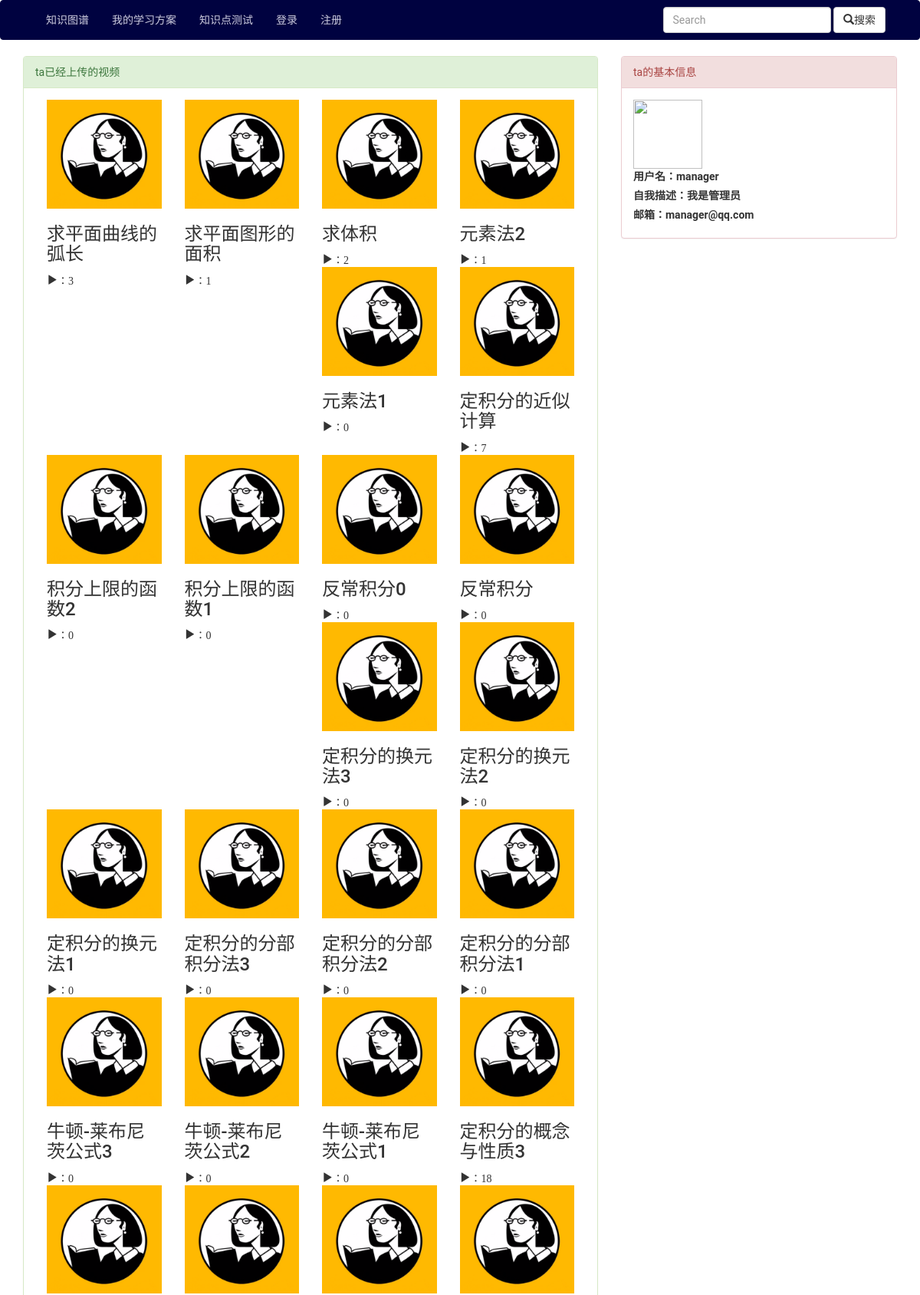
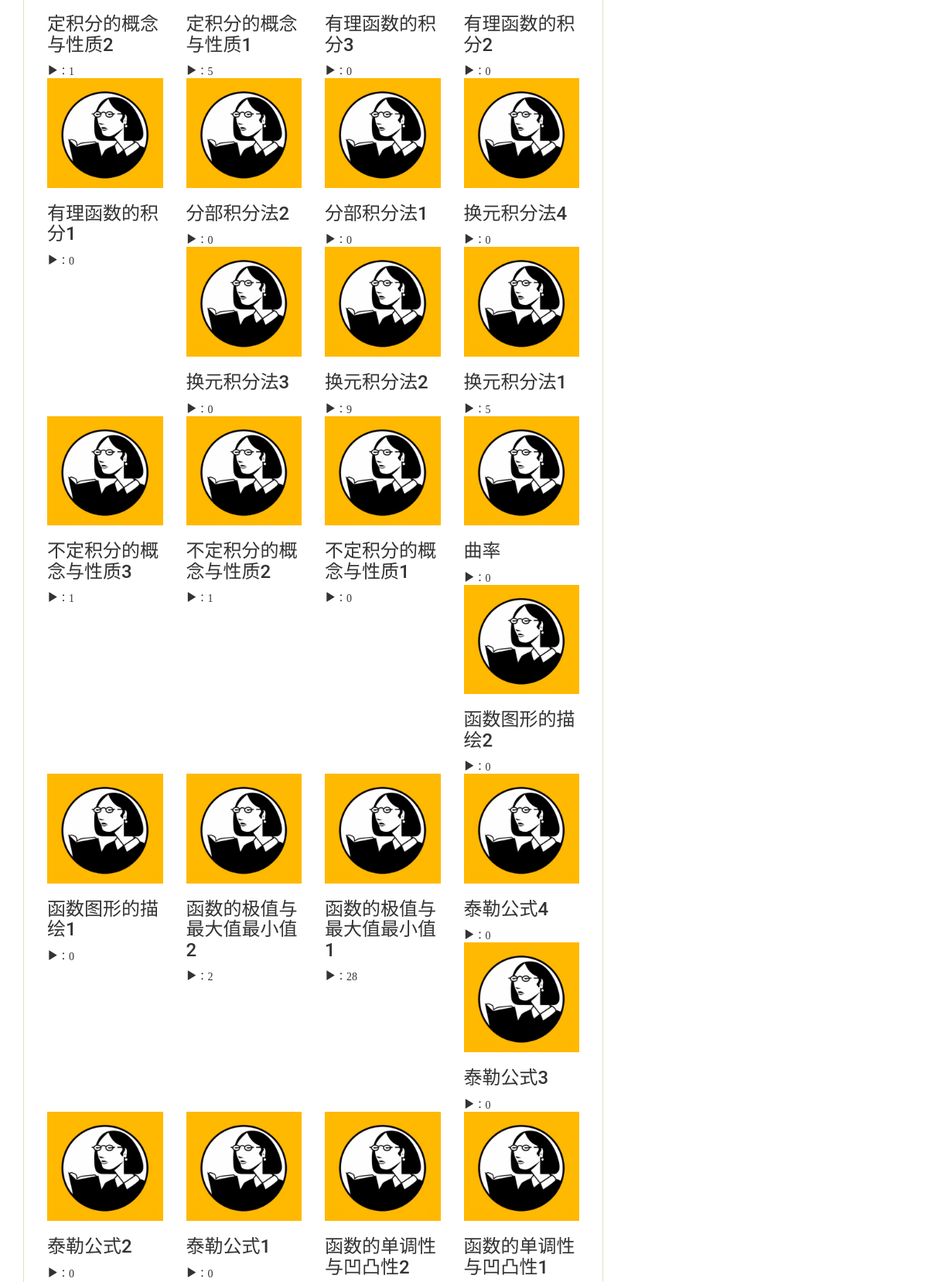
The app's page /homepage/3/ (upper part) with its own data (2 pictures, top to bottom).
### glgl_app/models.py (models this page shows, shortened)
class Video(models.Model):
    title = models.CharField(max_length=100, default='title')  # 标题
    video = models.FileField(upload_to='videos')  # 视频文件
    cover = models.ImageField(upload_to='covers',
                              default='default/default_headimage.jpg')  # 封面
    description = models.CharField(max_length=200, default='空')  # 描述
    uploader = models.ForeignKey(User, related_name='uploader')  # UP主
    teacher = models.CharField(max_length=5, default='空')  # 讲师 add by cby 2017-04-20
    tag = models.CharField(max_length=30, default='')  # 知识点 add by cby 2017-04-11
    difficulty = models.FloatField(default=0) #视频相对大纲难度 add by cby 2017-04-11
    quality = models.FloatField(default=0)  # 视频难度 add by cby 2017-04-28
    play = models.IntegerField(default=0)  # 播放数
    like = models.IntegerField(default=0)  # 点赞数
    like_list = models.ManyToManyField(UserExtraProfile)  # 点赞列表
    time = models.DateTimeField(auto_now=False, auto_now_add=True)  # 上传时间
    status = models.IntegerField(default=0)  # 状态——用来标记视频是否被管理员禁封
    favorite = models.IntegerField(default=0)  # 收藏数
    favorite_list = models.ManyToManyField(UserExtraProfile, related_name="favorite_list")  # 收藏列表

class UserExtraProfile(models.Model):
    user = models.OneToOneField(User)  # User是系统自带的类/model
    headimage = models.ImageField(upload_to='headimages',
                                  default='default/default_headimage.jpg')  # 头像
    description = models.CharField(max_length=50, default='')  # 个人描述
    testornot = models.BooleanField(default=False)  # add by cby 2017-04-07 识别用户是否进行过测试，当创建了知识体系时，将其置为True

### glgl_app/views.py (the view)
# urls.py: url(r'^homepage/(?P<user_id>[0-9]+)/', include([
@require_http_methods(["GET"])#√
def homepage(request, user_id):
	try:
		user = User.objects.get(pk = user_id)
	except User.DoesNotExist:
		raise Http404("User does not exist")
	if request.user.is_authenticated():
		if int(user_id) == int(request.user.id):
			histories = user.history_set.all().order_by("-hdate")
			favorites = user.userextraprofile.favorite_list.all()
			return render(request, 'glgl_app/homepage.html',
						context = {'user': user,
								   'histories': histories,
								   'favorites': favorites,
									'video_set': user.uploader.all().filter(status = 0).order_by("-time")})
		else:
			return render(request, 'glgl_app/homepage_visitor.html',
						  context={'user': request.user,
								   "target": user,
								   'video_set': user.uploader.all().filter(status=0).order_by("-time")})
	else:
		return render(request, 'glgl_app/homepage_visitor.html',
					  context={'user': request.user,
							   "target": user,
							   'video_set': user.uploader.all().filter(status=0).order_by("-time")})

### glgl_app/templates/glgl_app/homepage_visitor.html (shortened to what this page needs)
{% extends "glgl_app/base.html" %}
{% block content %}
    <div id="top_area">
        <div class="center">
            <div class="row bar_headImg">
                <div class="col-md-12 col-sm-12">
                </div>
            </div>
        </div>
    </div>
    <div id="middle_content">
        <div class="row bar_content">
            <div class="col-sm-12 col-md-8 box-left">
                <div class="panel panel-success">
                    <div class="panel-heading">ta已经上传的视频</div>
                    <div class="panel-body">
                        <div class="m-row">
                            {% if video_set %}
                                {% for video in video_set %}
                                    <div class="col-md-3 col-sm-6 col-xs-12 show-video">
                                        <a href="/video/{{ video.id }}" title="{{ video.title }}">
                                            <img src="/media/{{video.cover}}" class="img-responsive center-block"/>
                                        </a>
                                        <h3>{{ video.title }}</h3>
                                        <div class="glyphicon glyphicon-play" aria-hidden="true">：<span id = "playnum">{{video.play}}</span></div>
                                    </div>
                                {% endfor %}
                            {% else %}
                                <p>ta还没有上传过视频</p>
                            {% endif %}
                        </div>
                    </div>
                </div>
            </div>
            <div class="col-sm-12 col-md-4 box-left">
                <div class="panel panel-danger">
                    <div class="panel-heading">ta的基本信息</div>
                    <div class="panel-body">
                        <img class="small-headimage" src='/media/{{user.userextraprofile.headimage}}'><br>
                        <label class="page_username">用户名：{{ target.username }}</label><br>
                        <label>自我描述：{{ target.userextraprofile.description }}</label><br>
                        <label>邮箱：{{ target.email }}</label>
                    </div>
                </div>
            </div>
        </div>
    </div>
{% endblock %}

### glgl_app/static/css/base.css (style rules this page uses)
html, body { font-family: "Roboto", "Microsoft YaHei", "����", "����", sans-serif; }
.small-headimage { height:90px; width:90px; }

### records on screen
Video: cover (placeholder picture), title "求平面曲线的弧长", play "3"
Video: cover (placeholder picture), title "求平面图形的面积", play "1"
Video: cover (placeholder picture), title "求体积", play "2"
Video: cover (placeholder picture), title "元素法2", play "1"
Video: cover (placeholder picture), title "元素法1", play "0"
Video: cover (placeholder picture), title "定积分的近似计算", play "7"
Video: cover (placeholder picture), title "积分上限的函数2", play "0"
Video: cover (placeholder picture), title "积分上限的函数1", play "0"
Video: cover (placeholder picture), title "反常积分0", play "0"
Video: cover (placeholder picture), title "反常积分", play "0"
Video: cover (placeholder picture), title "定积分的换元法3", play "0"
Video: cover (placeholder picture), title "定积分的换元法2", play "0"
Video: cover (placeholder picture), title "定积分的换元法1", play "0"
Video: cover (placeholder picture), title "定积分的分部积分法3", play "0"
Video: cover (placeholder picture), title "定积分的分部积分法2", play "0"
Video: cover (placeholder picture), title "定积分的分部积分法1", play "0"
Video: cover (placeholder picture), title "牛顿-莱布尼茨公式3", play "0"
Video: cover (placeholder picture), title "牛顿-莱布尼茨公式2", play "0"
Video: cover (placeholder picture), title "牛顿-莱布尼茨公式1", play "0"
Video: cover (placeholder picture), title "定积分的概念与性质3", play "18"
Video: cover (placeholder picture), title "定积分的概念与性质2", play "1"
Video: cover (placeholder picture), title "定积分的概念与性质1", play "5"
Video: cover (placeholder picture), title "有理函数的积分3", play "0"
Video: cover (placeholder picture), title "有理函数的积分2", play "0"
Video: cover (placeholder picture), title "有理函数的积分1", play "0"
Video: cover (placeholder picture), title "分部积分法2", play "0"
Video: cover (placeholder picture), title "分部积分法1", play "0"
Video: cover (placeholder picture), title "换元积分法4", play "0"
Video: cover (placeholder picture), title "换元积分法3", play "0"
Video: cover (placeholder picture), title "换元积分法2", play "9"
Video: cover (placeholder picture), title "换元积分法1", play "5"
Video: cover (placeholder picture), title "不定积分的概念与性质3", play "1"
Video: cover (placeholder picture), title "不定积分的概念与性质2", play "1"
Video: cover (placeholder picture), title "不定积分的概念与性质1", play "0"
Video: cover (placeholder picture), title "曲率", play "0"
Video: cover (placeholder picture), title "函数图形的描绘2", play "0"
Video: cover (placeholder picture), title "函数图形的描绘1", play "0"
Video: cover (placeholder picture), title "函数的极值与最大值最小值2", play "2"
Video: cover (placeholder picture), title "函数的极值与最大值最小值1", play "28"
Video: cover (placeholder picture), title "泰勒公式4", play "0"
Video: cover (placeholder picture), title "泰勒公式3", play "0"
Video: cover (placeholder picture), title "泰勒公式2", play "0"
Video: cover (placeholder picture), title "泰勒公式1", play "0"
Video: cover (placeholder picture), title "函数的单调性与凹凸性2"
Video: cover (placeholder picture), title "函数的单调性与凹凸性1"

### other values on screen
{{ target.username }} "manager"
{{ target.userextraprofile.description }} "我是管理员"
{{ target.email }} "manager@qq.com"
